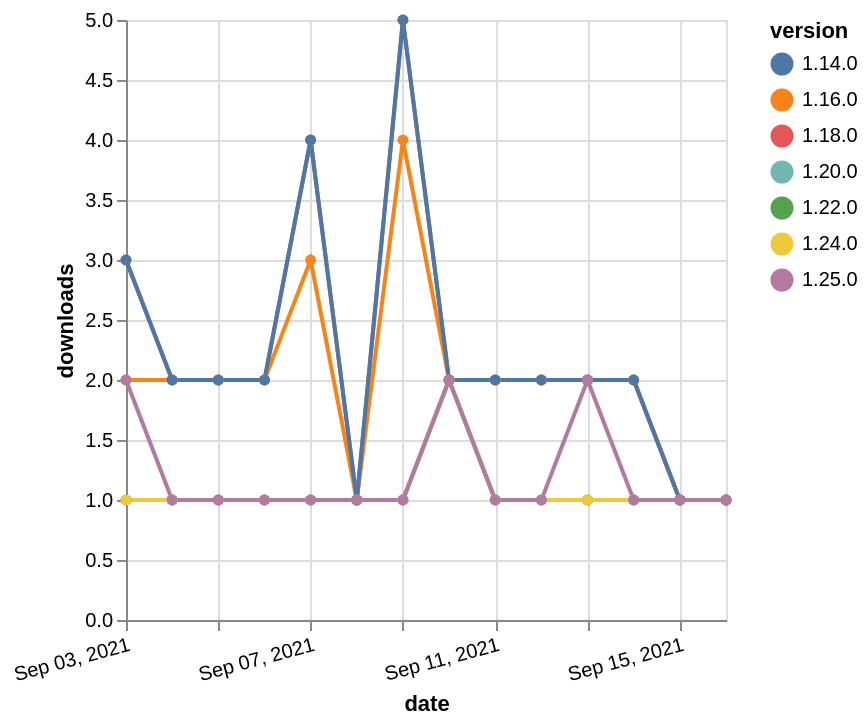

Here is the Vega-Lite specification saved for this chart:
### Vega-Lite specification from a JSON file in a GitHub repository (floating-point values rounded to 4 significant figures)
{"$schema": "https://vega.github.io/schema/vega-lite/v5.json", "description": "A simple bar chart with embedded data.", "data": {"values": [{"date": "2021-09-03", "total": 2433, "delta": 3, "version": "1.18.0"}, {"date": "2021-09-04", "total": 2435, "delta": 2, "version": "1.18.0"}, {"date": "2021-09-05", "total": 2437, "delta": 2, "version": "1.18.0"}, {"date": "2021-09-06", "total": 2439, "delta": 2, "version": "1.18.0"}, {"date": "2021-09-07", "total": 2443, "delta": 4, "version": "1.18.0"}, {"date": "2021-09-08", "total": 2444, "delta": 1, "version": "1.18.0"}, {"date": "2021-09-09", "total": 2449, "delta": 5, "version": "1.18.0"}, {"date": "2021-09-10", "total": 2451, "delta": 2, "version": "1.18.0"}, {"date": "2021-09-11", "total": 2453, "delta": 2, "version": "1.18.0"}, {"date": "2021-09-12", "total": 2455, "delta": 2, "version": "1.18.0"}, {"date": "2021-09-13", "total": 2457, "delta": 2, "version": "1.18.0"}, {"date": "2021-09-14", "total": 2459, "delta": 2, "version": "1.18.0"}, {"date": "2021-09-15", "total": 2460, "delta": 1, "version": "1.18.0"}, {"date": "2021-09-16", "total": 2461, "delta": 1, "version": "1.18.0"}, {"date": "2021-09-03", "total": 194, "delta": 1, "version": "1.22.0"}, {"date": "2021-09-04", "total": 195, "delta": 1, "version": "1.22.0"}, {"date": "2021-09-05", "total": 196, "delta": 1, "version": "1.22.0"}, {"date": "2021-09-06", "total": 197, "delta": 1, "version": "1.22.0"}, {"date": "2021-09-07", "total": 198, "delta": 1, "version": "1.22.0"}, {"date": "2021-09-08", "total": 199, "delta": 1, "version": "1.22.0"}, {"date": "2021-09-09", "total": 200, "delta": 1, "version": "1.22.0"}, {"date": "2021-09-10", "total": 202, "delta": 2, "version": "1.22.0"}, {"date": "2021-09-11", "total": 203, "delta": 1, "version": "1.22.0"}, {"date": "2021-09-12", "total": 204, "delta": 1, "version": "1.22.0"}, {"date": "2021-09-13", "total": 205, "delta": 1, "version": "1.22.0"}, {"date": "2021-09-14", "total": 206, "delta": 1, "version": "1.22.0"}, {"date": "2021-09-15", "total": 207, "delta": 1, "version": "1.22.0"}, {"date": "2021-09-16", "total": 208, "delta": 1, "version": "1.22.0"}, {"date": "2021-09-03", "total": 237, "delta": 1, "version": "1.20.0"}, {"date": "2021-09-04", "total": 238, "delta": 1, "version": "1.20.0"}, {"date": "2021-09-05", "total": 239, "delta": 1, "version": "1.20.0"}, {"date": "2021-09-06", "total": 240, "delta": 1, "version": "1.20.0"}, {"date": "2021-09-07", "total": 241, "delta": 1, "version": "1.20.0"}, {"date": "2021-09-08", "total": 242, "delta": 1, "version": "1.20.0"}, {"date": "2021-09-09", "total": 243, "delta": 1, "version": "1.20.0"}, {"date": "2021-09-10", "total": 245, "delta": 2, "version": "1.20.0"}, {"date": "2021-09-11", "total": 246, "delta": 1, "version": "1.20.0"}, {"date": "2021-09-12", "total": 247, "delta": 1, "version": "1.20.0"}, {"date": "2021-09-13", "total": 248, "delta": 1, "version": "1.20.0"}, {"date": "2021-09-14", "total": 249, "delta": 1, "version": "1.20.0"}, {"date": "2021-09-15", "total": 250, "delta": 1, "version": "1.20.0"}, {"date": "2021-09-16", "total": 251, "delta": 1, "version": "1.20.0"}, {"date": "2021-09-03", "total": 2552, "delta": 2, "version": "1.16.0"}, {"date": "2021-09-04", "total": 2554, "delta": 2, "version": "1.16.0"}, {"date": "2021-09-05", "total": 2556, "delta": 2, "version": "1.16.0"}, {"date": "2021-09-06", "total": 2558, "delta": 2, "version": "1.16.0"}, {"date": "2021-09-07", "total": 2561, "delta": 3, "version": "1.16.0"}, {"date": "2021-09-08", "total": 2562, "delta": 1, "version": "1.16.0"}, {"date": "2021-09-09", "total": 2566, "delta": 4, "version": "1.16.0"}, {"date": "2021-09-10", "total": 2568, "delta": 2, "version": "1.16.0"}, {"date": "2021-09-11", "total": 2570, "delta": 2, "version": "1.16.0"}, {"date": "2021-09-12", "total": 2572, "delta": 2, "version": "1.16.0"}, {"date": "2021-09-13", "total": 2574, "delta": 2, "version": "1.16.0"}, {"date": "2021-09-14", "total": 2576, "delta": 2, "version": "1.16.0"}, {"date": "2021-09-15", "total": 2577, "delta": 1, "version": "1.16.0"}, {"date": "2021-09-16", "total": 2578, "delta": 1, "version": "1.16.0"}, {"date": "2021-09-03", "total": 183, "delta": 1, "version": "1.24.0"}, {"date": "2021-09-04", "total": 184, "delta": 1, "version": "1.24.0"}, {"date": "2021-09-05", "total": 185, "delta": 1, "version": "1.24.0"}, {"date": "2021-09-06", "total": 186, "delta": 1, "version": "1.24.0"}, {"date": "2021-09-07", "total": 187, "delta": 1, "version": "1.24.0"}, {"date": "2021-09-08", "total": 188, "delta": 1, "version": "1.24.0"}, {"date": "2021-09-09", "total": 189, "delta": 1, "version": "1.24.0"}, {"date": "2021-09-10", "total": 191, "delta": 2, "version": "1.24.0"}, {"date": "2021-09-11", "total": 192, "delta": 1, "version": "1.24.0"}, {"date": "2021-09-12", "total": 193, "delta": 1, "version": "1.24.0"}, {"date": "2021-09-13", "total": 194, "delta": 1, "version": "1.24.0"}, {"date": "2021-09-14", "total": 195, "delta": 1, "version": "1.24.0"}, {"date": "2021-09-15", "total": 196, "delta": 1, "version": "1.24.0"}, {"date": "2021-09-16", "total": 197, "delta": 1, "version": "1.24.0"}, {"date": "2021-09-03", "total": 3017, "delta": 3, "version": "1.14.0"}, {"date": "2021-09-04", "total": 3019, "delta": 2, "version": "1.14.0"}, {"date": "2021-09-05", "total": 3021, "delta": 2, "version": "1.14.0"}, {"date": "2021-09-06", "total": 3023, "delta": 2, "version": "1.14.0"}, {"date": "2021-09-07", "total": 3027, "delta": 4, "version": "1.14.0"}, {"date": "2021-09-08", "total": 3028, "delta": 1, "version": "1.14.0"}, {"date": "2021-09-09", "total": 3033, "delta": 5, "version": "1.14.0"}, {"date": "2021-09-10", "total": 3035, "delta": 2, "version": "1.14.0"}, {"date": "2021-09-11", "total": 3037, "delta": 2, "version": "1.14.0"}, {"date": "2021-09-12", "total": 3039, "delta": 2, "version": "1.14.0"}, {"date": "2021-09-13", "total": 3041, "delta": 2, "version": "1.14.0"}, {"date": "2021-09-14", "total": 3043, "delta": 2, "version": "1.14.0"}, {"date": "2021-09-15", "total": 3044, "delta": 1, "version": "1.14.0"}, {"date": "2021-09-16", "total": 3045, "delta": 1, "version": "1.14.0"}, {"date": "2021-09-03", "total": 157, "delta": 2, "version": "1.25.0"}, {"date": "2021-09-04", "total": 158, "delta": 1, "version": "1.25.0"}, {"date": "2021-09-05", "total": 159, "delta": 1, "version": "1.25.0"}, {"date": "2021-09-06", "total": 160, "delta": 1, "version": "1.25.0"}, {"date": "2021-09-07", "total": 161, "delta": 1, "version": "1.25.0"}, {"date": "2021-09-08", "total": 162, "delta": 1, "version": "1.25.0"}, {"date": "2021-09-09", "total": 163, "delta": 1, "version": "1.25.0"}, {"date": "2021-09-10", "total": 165, "delta": 2, "version": "1.25.0"}, {"date": "2021-09-11", "total": 166, "delta": 1, "version": "1.25.0"}, {"date": "2021-09-12", "total": 167, "delta": 1, "version": "1.25.0"}, {"date": "2021-09-13", "total": 169, "delta": 2, "version": "1.25.0"}, {"date": "2021-09-14", "total": 170, "delta": 1, "version": "1.25.0"}, {"date": "2021-09-15", "total": 171, "delta": 1, "version": "1.25.0"}, {"date": "2021-09-16", "total": 172, "delta": 1, "version": "1.25.0"}]}, "width": "container", "mark": {"type": "line", "point": {"filled": true}}, "encoding": {"x": {"field": "date", "type": "temporal", "timeUnit": "yearmonthdate", "title": "date", "axis": {"labelAngle": -15}}, "y": {"field": "delta", "type": "quantitative", "title": "downloads"}, "color": {"field": "version", "type": "nominal"}, "tooltip": {"field": "delta"}}}
